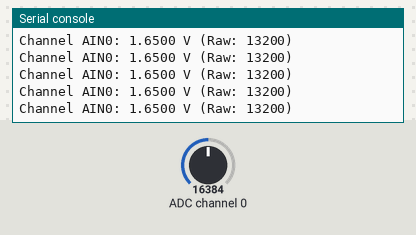
Simulated run of this program. Board: MicroPython board. Parts: the last lines printed to the serial console. The test bench sets the inputs (shaded band); at power-on: ADC channel 0 = 16384 (analog values on the 0–32767 scale). Library files of the repository ran but are not shown: ads1115.py.

Above: at 4.2 s.
4.3 s: ADC channel 0 set to 22936
At 5.4 s:
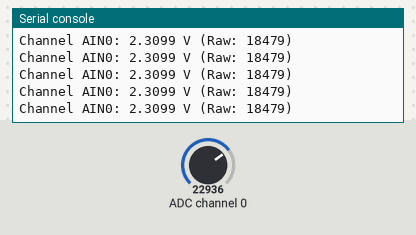
5.8 s: ADC channel 0 set to 28834
At 6.8 s:
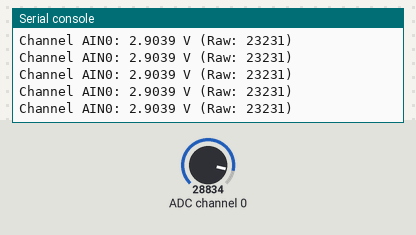
Timing chart, 0 to 8.8 s (numbered marks = the images above; inputs shaded):
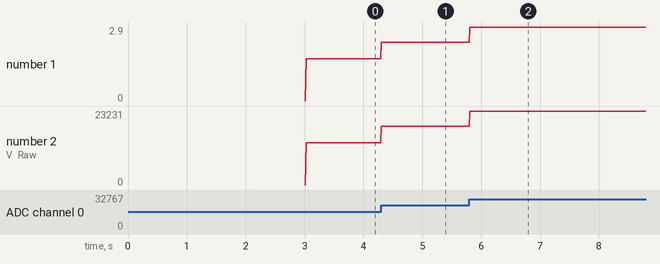

The program:

main.py
```python
# Python env   : MicroPython v1.23.0
# -*- coding: utf-8 -*-
# @Time    : 2024/10/7 下午2:21
# @Author  : 李清水
# @File    : main.py
# @Description : ADC类实验，使用ADS1115外置ADC芯片采集数据，定时器触发采集

# ======================================== 导入相关模块 ========================================

# 导入硬件相关模块
from machine import Pin, I2C, Timer, UART

# 导入时间相关模块
import time

# 导入外部ADC相关模块
from ads1115 import ADS1115

# 导入二进制数据和原生数据类型打包解包模块
import struct

# ======================================== 全局变量 ============================================

# 外置ADC地址
ADC_ADDRESS = 0
# 旋转电位器连接的通道:AIN0
POT_CHANNEL = 0

# 滑动均值滤波器相关变量
FILTER_SIZE = 20
filter_buffer = []
filter_sum = 0

# ======================================== 功能函数 ============================================


# 定义定时器回调函数
def timer_callback(timer):
    """
    定时器回调函数，用于定时采样
    Args:
        timer (machine.Timer): 定时器对象。

    Returns:
        None


    ==========================================

    Timer callback function for periodic sampling.

    Args:
        timer (machine.Timer): Timer object.

    Returns:
        None

    """
    # 声明全局变量
    global adc, POT_CHANNEL, FILTER_SIZE

    # 采集数据
    try:
        # 设置当前转换速率和通道
        adc.set_conv(rate=7, channel1=POT_CHANNEL)
        # 读取采样数据并启动下一次转换
        raw_adc = adc.read_rev()
        # 将原始值转换为电压
        voltage = adc.raw_to_v(raw_adc)
        # 打印采样数据
        print(f"Channel AIN{POT_CHANNEL}: {voltage:.4f} V (Raw: {raw_adc})")
        # 将原始ADC值存储为int16
        adc_value = int(raw_adc)
        # 使用独立的滑动均值滤波器函数
        average = moving_average_filter(adc_value, FILTER_SIZE)

        # 构建并发送数据帧，传递原始值和滤波值
        send_data_frames(raw_adc, average)
    except Exception as e:
        print("Error in timer_callback:", e)


# 串口数据帧打包函数
def send_data_frames(raw_adc, average):
    """
    串口发送数据函数，发送原始ADC值和滤波后的平均值

    Args:
        raw_adc (int): 原始ADC采集的值。
        average (int): 滤波后的平均值。

    Returns:
        None

    ==========================================

    UART data transmission function, sends raw ADC value and filtered average value.

    Args:
        raw_adc (int): Raw ADC collected value.
        average (int): Filtered average value.

    Returns:
        None

    """
    global uart

    try:
        # 构建数据帧
        # 帧头为0xAA 0xBB，后面是两个16位数据，使用小端模式
        frame_header = struct.pack("<2B", 0xAA, 0xBB)
        frame_data = struct.pack("<2H", raw_adc & 0xFFFF, average & 0xFFFF)
        frame_full = frame_header + frame_data
        # 发送数据帧
        uart.write(frame_full)
    except Exception as e:
        print("Error in send_data_frames:", e)


# 滑动均值滤波函数
def moving_average_filter(new_value, filter_size):
    """
    Args:
        new_value (int): 新采样值。
        filter_size (int): 滤波器窗口大小。

    Returns:
        int: 当前滑动均值。


    ==========================================

    Moving average filter.

    Args:
        new_value (int): New sampling value.
        filter_size (int): Filter window size.

    Returns:
        int: Current moving average.
    """
    # 声明全局变量
    global filter_buffer, filter_sum

    # 将新值加入缓冲区
    filter_buffer.append(new_value)
    filter_sum += new_value

    # 如果缓冲区超过滤波器大小，移除最旧的值
    if len(filter_buffer) > filter_size:
        removed = filter_buffer.pop(0)
        filter_sum -= removed

    # 计算并返回滑动平均值
    return filter_sum // len(filter_buffer)


# ======================================== 自定义类 ============================================

# ======================================== 初始化配置 ==========================================

# 上电延时3s
time.sleep(3)
# 打印调试消息
print("FreakStudio: Using ADS1115 acquire signal")

# 创建串口对象，设置波特率为256000
uart = UART(0, 256000)
# 初始化uart对象，波特率为256000，数据位为8，无校验位，停止位为1
# 设置接收引脚为GPIO1，发送引脚为GPIO0
# 设置串口超时时间为100ms
uart.init(baudrate=256000, bits=8, parity=None, stop=1, tx=0, rx=1, timeout=100)

# 创建硬件I2C的实例，使用I2C0外设，时钟频率为400KHz，SDA引脚为4，SCL引脚为5
i2c = I2C(id=0, sda=Pin(4), scl=Pin(5), freq=400000)

# 开始扫描I2C总线上的设备，返回从机地址的列表
devices_list = i2c.scan()
print("START I2C SCANNER")

# 若devices_list为空，则没有设备连接到I2C总线上
if len(devices_list) == 0:
    print("No i2c device !")
# 若非空，则打印从机设备地址
else:
    print("i2c devices found:", len(devices_list))
    # 便利从机设备地址列表
    for device in devices_list:
        print("ADC I2C hexadecimal address: ", hex(device))
        ADC_ADDRESS = device

# 创建ADC相关实例，增益系数设置为1
adc = ADS1115(i2c, ADC_ADDRESS, 1)

# 初始化软件定时器，设置周期为10毫秒（100Hz）
timer = Timer(-1)
timer.init(period=10, mode=Timer.PERIODIC, callback=timer_callback)

# ========================================  主程序  ============================================

# 无限循环:无具体操作
while True:
    # 延时1s
    time.sleep(1)
```

Measured:
- after the input at 4.3 s, the serial console: prints a new line at once (image 1)
- after the input at 5.8 s, the serial console: prints a new line at once (image 2)
- plotted number 1: 1.65 → 2.31 after the input at 4.3 s, 2.31 → 2.9 after the input at 5.8 s
- plotted number 2: 13200 → 18479 after the input at 4.3 s, 18479 → 23231 after the input at 5.8 s
